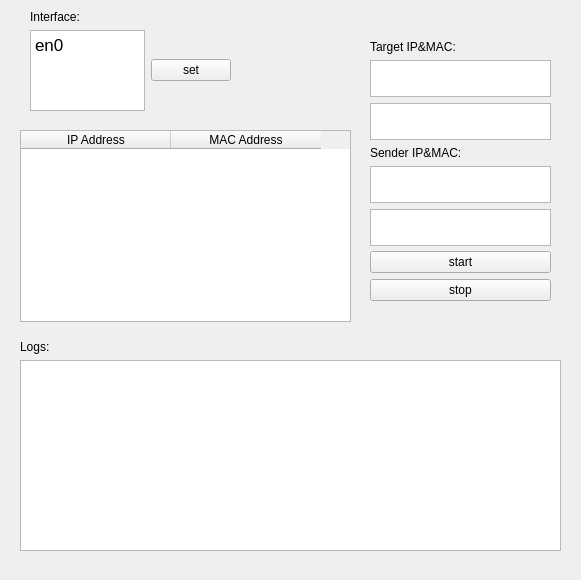
<?xml version="1.0" encoding="UTF-8"?>
<ui version="4.0">
 <class>Widget</class>
 <widget class="QWidget" name="Widget">
  <property name="geometry">
   <rect>
    <x>0</x>
    <y>0</y>
    <width>581</width>
    <height>580</height>
   </rect>
  </property>
  <property name="windowTitle">
   <string>Widget</string>
  </property>
  <widget class="QWidget" name="layoutWidget">
   <property name="geometry">
    <rect>
     <x>20</x>
     <y>340</y>
     <width>541</width>
     <height>211</height>
    </rect>
   </property>
   <layout class="QVBoxLayout" name="verticalLayout_4">
    <item>
     <widget class="QLabel" name="logLable">
      <property name="text">
       <string>Logs:</string>
      </property>
     </widget>
    </item>
    <item>
     <widget class="QTextBrowser" name="logTb"/>
    </item>
   </layout>
  </widget>
  <widget class="QWidget" name="layoutWidget">
   <property name="geometry">
    <rect>
     <x>370</x>
     <y>40</y>
     <width>181</width>
     <height>261</height>
    </rect>
   </property>
   <layout class="QVBoxLayout" name="verticalLayout_5">
    <item>
     <layout class="QVBoxLayout" name="verticalLayout_2">
      <item>
       <widget class="QLabel" name="targetLabel">
        <property name="text">
         <string>Target IP&amp;MAC:</string>
        </property>
       </widget>
      </item>
      <item>
       <widget class="QTextBrowser" name="targetIpTb"/>
      </item>
      <item>
       <widget class="QTextBrowser" name="targetMacTb"/>
      </item>
      <item>
       <widget class="QLabel" name="senderLabel">
        <property name="text">
         <string>Sender IP&amp;MAC:</string>
        </property>
       </widget>
      </item>
      <item>
       <widget class="QTextBrowser" name="senderIpTb"/>
      </item>
      <item>
       <widget class="QTextBrowser" name="senderMacTb"/>
      </item>
     </layout>
    </item>
    <item>
     <layout class="QVBoxLayout" name="verticalLayout_3">
      <item>
       <widget class="QPushButton" name="startPb">
        <property name="text">
         <string>start</string>
        </property>
       </widget>
      </item>
      <item>
       <widget class="QPushButton" name="stopPb">
        <property name="text">
         <string>stop</string>
        </property>
       </widget>
      </item>
     </layout>
    </item>
   </layout>
  </widget>
  <widget class="QTableWidget" name="ipAddrTable">
   <property name="geometry">
    <rect>
     <x>20</x>
     <y>130</y>
     <width>331</width>
     <height>192</height>
    </rect>
   </property>
   <property name="lineWidth">
    <number>1</number>
   </property>
   <attribute name="horizontalHeaderDefaultSectionSize">
    <number>150</number>
   </attribute>
   <attribute name="verticalHeaderDefaultSectionSize">
    <number>30</number>
   </attribute>
   <column>
    <property name="text">
     <string>IP Address</string>
    </property>
   </column>
   <column>
    <property name="text">
     <string>MAC Address</string>
    </property>
   </column>
  </widget>
  <widget class="QWidget" name="layoutWidget">
   <property name="geometry">
    <rect>
     <x>30</x>
     <y>10</y>
     <width>201</width>
     <height>111</height>
    </rect>
   </property>
   <layout class="QVBoxLayout" name="verticalLayout">
    <item>
     <widget class="QLabel" name="senderLabel_2">
      <property name="text">
       <string>Interface:</string>
      </property>
     </widget>
    </item>
    <item>
     <layout class="QHBoxLayout" name="horizontalLayout">
      <property name="sizeConstraint">
       <enum>QLayout::SizeConstraint::SetDefaultConstraint</enum>
      </property>
      <property name="bottomMargin">
       <number>10</number>
      </property>
      <item>
       <widget class="QTextEdit" name="interfaceTe">
        <property name="html">
         <string>&lt;!DOCTYPE HTML PUBLIC &quot;-//W3C//DTD HTML 4.0//EN&quot; &quot;http://www.w3.org/TR/REC-html40/strict.dtd&quot;&gt;
&lt;html&gt;&lt;head&gt;&lt;meta name=&quot;qrichtext&quot; content=&quot;1&quot; /&gt;&lt;meta charset=&quot;utf-8&quot; /&gt;&lt;style type=&quot;text/css&quot;&gt;
p, li { white-space: pre-wrap; }
hr { height: 1px; border-width: 0; }
li.unchecked::marker { content: &quot;\2610&quot;; }
li.checked::marker { content: &quot;\2612&quot;; }
&lt;/style&gt;&lt;/head&gt;&lt;body style=&quot; font-family:'.AppleSystemUIFont'; font-size:13pt; font-weight:400; font-style:normal;&quot;&gt;
&lt;p style=&quot; margin-top:0px; margin-bottom:0px; margin-left:0px; margin-right:0px; -qt-block-indent:0; text-indent:0px;&quot;&gt;en0&lt;/p&gt;&lt;/body&gt;&lt;/html&gt;</string>
        </property>
       </widget>
      </item>
      <item>
       <widget class="QPushButton" name="setInterfacePb">
        <property name="text">
         <string>set</string>
        </property>
       </widget>
      </item>
     </layout>
    </item>
   </layout>
  </widget>
 </widget>
 <resources/>
 <connections/>
</ui>
